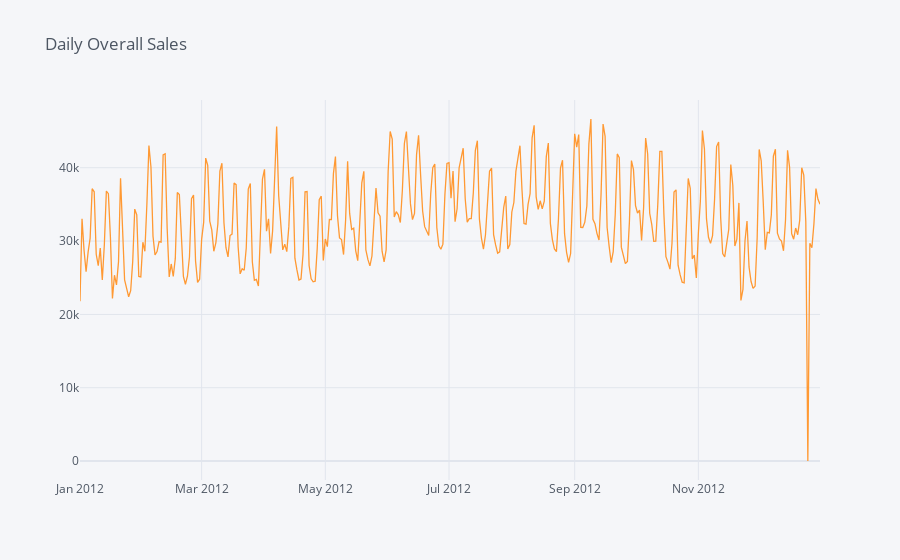

The code cell stored with this chart in its notebook:
### Markdown cell above
Plotting daily sales for the year 2012 to see the pattern of impact of events

### Code cell
overall_sales_special[overall_sales_special.year == 2012].\
groupby("date")["sales"].sum().iplot(title = "Daily Overall Sales")

### Figure 1 — Plotly figure (JSON) as saved in the notebook; plotly's stock layout.template omitted (floating-point values rounded to 4 significant figures; data arrays with more than 128 entries replaced by an {"elided": "..."} marker saying what was removed)
{"data": [{"line": {"color": "rgba(255, 153, 51, 1.0)", "dash": "solid", "shape": "linear", "width": 1.3}, "mode": "lines", "name": "sales", "text": "", "type": "scatter", "x": {"elided": "366 str values"}, "y": {"elided": "366 int values"}}], "layout": {"legend": {"bgcolor": "#F5F6F9", "font": {"color": "#4D5663"}}, "paper_bgcolor": "#F5F6F9", "plot_bgcolor": "#F5F6F9", "title": {"font": {"color": "#4D5663"}, "text": "Daily Overall Sales"}, "xaxis": {"gridcolor": "#E1E5ED", "showgrid": true, "tickfont": {"color": "#4D5663"}, "title": {"font": {"color": "#4D5663"}, "text": ""}, "zerolinecolor": "#E1E5ED"}, "yaxis": {"gridcolor": "#E1E5ED", "showgrid": true, "tickfont": {"color": "#4D5663"}, "title": {"font": {"color": "#4D5663"}, "text": ""}, "zerolinecolor": "#E1E5ED"}}}
